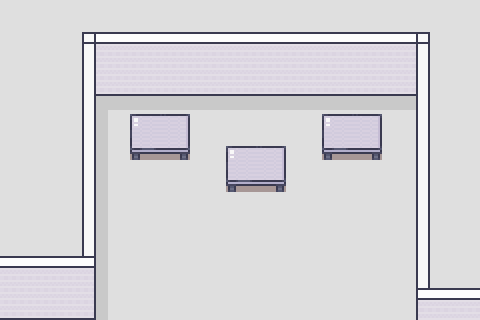

This is a level from a 2D game, rendered from its Tiled map with the project's own tilesets. A one-line summary and the complete map file follow:
An orthogonal 15x10 tile map with 32x32 px tiles, 4 tile layers (floor, cliff, decor1, decor2), 4 tilesets and 7 objects (3x box, item, playerStart, chordStart, milestone).

<map version="1.10" tiledversion="1.11.0" orientation="orthogonal" renderorder="right-down" width="15" height="10" tilewidth="32" tileheight="32" infinite="0" nextlayerid="6" nextobjectid="15">
 <editorsettings>
  <export target="../../stage_02/stage_02_05.json" format="json" />
 </editorsettings>
 <tileset firstgid="1" name="Forest-Prairie Tileset v1" tilewidth="32" tileheight="32" tilecount="567" columns="21">
  <image source="../../Forest-Prairie Tileset v1.png" width="672" height="864" />
  <tile id="80">
   <properties>
    <property name="collides" type="bool" value="true" />
   </properties>
  </tile>
  <tile id="87">
   <properties>
    <property name="collides" type="bool" value="true" />
   </properties>
  </tile>
 </tileset>
 <tileset firstgid="568" name="Royal Dungeon Tileset" tilewidth="32" tileheight="32" tilecount="396" columns="18">
  <image source="../../Royal Dungeon Tileset.png" width="576" height="704" />
 </tileset>
 <tileset firstgid="964" name="Modern_Office_32x32" tilewidth="32" tileheight="32" tilecount="848" columns="16">
  <image source="../../Modern_Office_32x32.png" width="512" height="1696" />
 </tileset>
 <tileset firstgid="1812" name="Room_Builder_Office_32x32" tilewidth="32" tileheight="32" tilecount="224" columns="16">
  <image source="../../Room_Builder_Office_32x32.png" width="512" height="448" />
 </tileset>
 <layer id="1" name="floor" width="15" height="10" locked="1" opacity="0.9">
  <data encoding="csv">
1871,1871,1871,1871,1871,1871,1871,1871,1871,1871,1871,1871,1871,1871,1871,
1871,1871,1871,1820,1820,1820,1820,1820,1820,1820,1820,1820,1820,1871,1871,
1871,1871,1871,1820,1820,1820,1820,1820,1820,1820,1820,1820,1820,1871,1871,
1871,1871,1871,1871,1871,1871,1871,1871,1871,1871,1871,1871,1871,1871,1871,
1871,1871,1871,1871,1871,1871,1871,1871,1871,1871,1871,1871,1871,1871,1871,
1871,1871,1871,1871,1871,1871,1871,1871,1871,1871,1871,1871,1871,1871,1871,
1871,1871,1871,1871,1871,1871,1871,1871,1871,1871,1871,1871,1871,1871,1871,
1871,1871,1871,1871,1871,1871,1871,1871,1871,1871,1871,1871,1871,1871,1871,
1871,1871,1871,1871,1871,1871,1871,1871,1871,1871,1871,1871,1871,1871,1871,
1871,1871,1871,1871,1871,1871,1871,1871,1871,1871,1871,1871,1871,1820,1871
</data>
 </layer>
 <layer id="2" name="cliff" width="15" height="10" locked="1">
  <data encoding="csv">
0,0,0,0,0,0,0,0,0,0,0,0,0,0,0,
0,0,1835,1989,1989,1989,1989,1989,1989,1989,1989,1989,1989,1837,0,
0,0,1851,2005,2005,2005,2005,2005,2005,2005,2005,2005,2005,1853,0,
0,0,1851,0,0,0,0,0,0,0,0,0,0,1853,0,
0,0,1851,0,0,0,0,0,0,0,0,0,0,1853,0,
0,0,1851,0,0,0,0,0,0,0,0,0,0,1853,0,
0,0,1851,0,0,0,0,0,0,0,0,0,0,1853,0,
0,0,1851,0,0,0,0,0,0,0,0,0,0,1853,0,
1989,1989,1990,0,0,0,0,0,0,0,0,0,0,1853,0,
2005,2005,2006,0,0,0,0,0,0,0,0,0,0,1988,1989
</data>
 </layer>
 <layer id="3" name="decor1" width="15" height="10" locked="1">
  <data encoding="csv">
0,0,0,0,0,0,0,0,0,0,0,0,0,0,0,
0,0,0,0,0,0,0,0,0,0,0,0,0,0,0,
0,0,0,0,0,0,0,0,0,0,0,0,0,0,0,
0,0,0,1073,1842,1842,1842,1842,1842,1842,1842,1842,1842,0,0,
0,0,0,1089,0,0,0,0,0,0,0,0,0,0,0,
0,0,0,1089,0,0,0,0,0,0,0,0,0,0,0,
0,0,0,1089,0,0,1476,1477,0,0,0,0,0,0,0,
0,0,0,1857,0,0,0,0,0,0,0,0,0,0,0,
0,0,0,1857,0,0,0,0,0,0,0,0,0,0,0,
0,0,0,1857,0,0,0,0,0,0,0,0,0,0,0
</data>
 </layer>
 <layer id="4" name="decor2" width="15" height="10" locked="1">
  <data encoding="csv">
0,0,0,0,0,0,0,0,0,0,0,0,0,0,0,
0,0,0,0,0,0,0,0,0,0,0,0,0,0,0,
0,0,0,0,0,0,0,0,0,0,0,0,0,0,0,
0,0,0,0,1034,1036,0,0,0,0,1034,1036,0,0,0,
0,0,0,0,1066,1068,0,1034,1036,0,1066,1068,0,0,0,
0,0,0,0,0,0,0,1066,1068,0,0,0,0,0,0,
0,0,0,0,0,0,0,0,0,0,0,0,0,0,0,
0,0,0,0,0,0,0,0,0,0,0,0,0,0,0,
0,0,0,0,0,0,0,0,0,0,0,0,0,0,0,
0,0,0,0,0,0,0,0,0,0,0,0,0,0,0
</data>
 </layer>
 <objectgroup id="5" name="object">
  <object id="5" name="item" x="259.755" y="166.196">
   <point />
  </object>
  <object id="9" name="playerStart" x="302.428" y="286.785">
   <point />
  </object>
  <object id="10" name="chordStart" x="230.992" y="286.785">
   <point />
  </object>
  <object id="11" name="milestone" x="202.314" y="285.742">
   <point />
  </object>
  <object id="12" name="box" x="369.052" y="125.697">
   <point />
  </object>
  <object id="13" name="box" x="338.868" y="126.364">
   <point />
  </object>
  <object id="14" name="box" x="162.681" y="130.826">
   <point />
  </object>
 </objectgroup>
</map>
